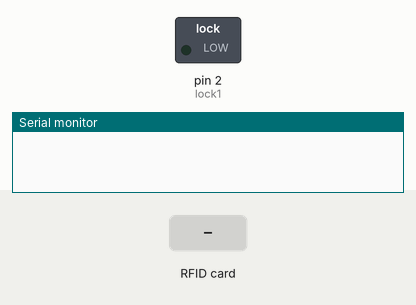
Recording of a sketch running on a simulated Arduino Uno, built with avr-gcc and run on an emulated ATmega328P. Parts: switched loads named in the sketch (green lamp = pin HIGH), the last lines printed to the serial monitor. The inputs (shaded band) are chosen by the test bench. Pins used as bus, display or sensor lines are not drawn.

Above: at 1.2 s.
1.3 s: RFID card B3 B0 5A 11 held to the reader
At 1.7 s:
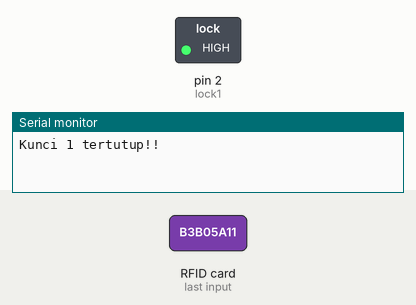
Timing chart, 0 to 4.3 s (numbered marks = the images above; inputs shaded):
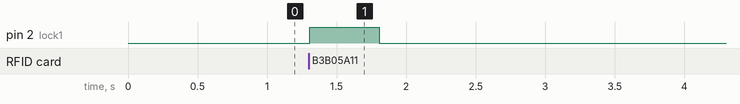

The sketch:

Security_Example.ino
```cpp
#include <require_cpp11.h>
#include <deprecated.h>
#include <MFRC522Extended.h>
#include <MFRC522.h>
#include <SPI.h>

#define RST_PIN    9            //pin RST ada di nomor 9
#define SS_PIN    10            //pin SS ada di nomor 10

MFRC522 mfrc522(SS_PIN, RST_PIN);

String read_rfid;               //RFID dibaca
String ok_rfid_1 = "B3B05A11";  //ini UID milik card punya saya

int lock1 = 2;                  //saya memasang di port 2

void setup() {
  // put your setup code here, to run once:
  Serial.begin(9600);
  while (!Serial);
  SPI.begin();
  mfrc522.PCD_Init();

  pinMode(lock1, OUTPUT);

}

void buka_kunci1(){
  digitalWrite(lock1,LOW);
}

void tutup_kunci1(){
  Serial.println("Kunci 1 tertutup!!");   //pesan yang muncul
  digitalWrite(lock1,HIGH);
  delay(500);
  digitalWrite(lock1,LOW);
}

void loop() {
  // put your main code here, to run repeatedly:
  if ( ! mfrc522.PICC_IsNewCardPresent())
      return;

  if ( ! mfrc522.PICC_ReadCardSerial())
      return;

  if (read_rfid==ok_rfid_1) {

    buka_kunci1();            //awalnya, kunci dalam keadaan terbuka

  } else {

    tutup_kunci1();         //ketika di tab, kunci akan tertutup

  }
  return;
}
```

Measured:
- after the input at 1.3 s, pin 2 (lock1): LOW → HIGH at once, → LOW 0.50 s later
